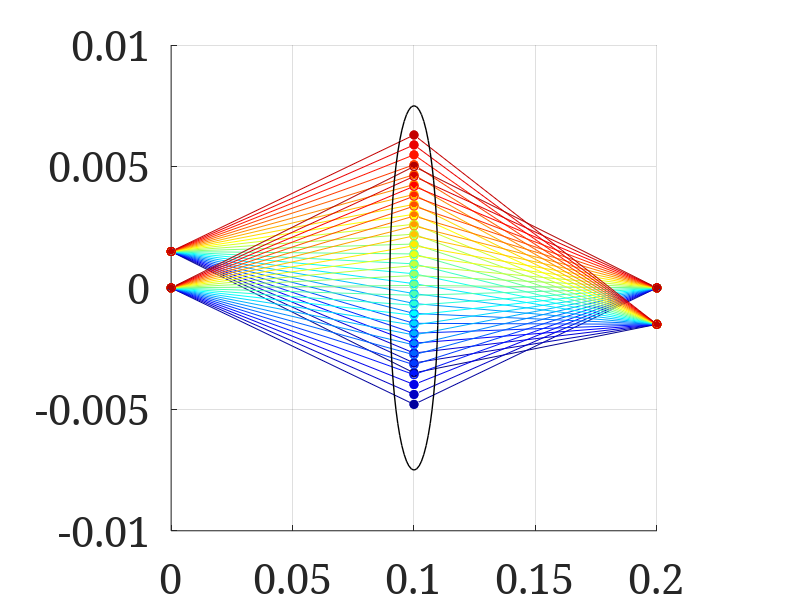

The MATLAB script that drew this image: (Note: this script raises an error after producing the figure.)
addpath(addpath(genpath('C:\Users\Lars Loetgering\Dropbox\Codes\fracPty')))
% simpleRayTrace

% configuration
set(0, 'DefaultAxesFontSize', 30);
set(0, 'DefaultFigureColor', 'w');
set(0,'defaultAxesFontName', 'serif')

% main program

% free space
z = 10e-2;          % propagation distance
F = [1 z;...        % propagation matrix
     0 1];      
numRays = 50;       % number of rays
maxAngle = 5e-2;    % maximum (paraxial) angle
V = [0*ones(1,numRays); linspace(-maxAngle,maxAngle,numRays)]; % ray bundle at x = 0
V(1,1:2:numRays) = 1.5e-3 * ones(1, numRays/2);     % set half of the positions to x ~= 0

% propagation step: map V to Vp ("Vprime")
Vp = F * V;         % free space propagation (from source to lens)

% plot locations
figure(1), clf      % clf clears previous figure if present
hold on             % hold on allows to draw multiple points
cmap = jet(numRays);% get colormap to draw rays in different colors
for k  = 1:numRays
    plot([0 z], [V(1,k), Vp(1,k)], 'o-','color',cmap(k,:),'MarkerFaceColor',cmap(k,:))
end
hold off

% lens + free-space
f = z/2;            % focal length of lens
L = [1 0; -1/f 1];  % lens matrix
Vpp = F*(L*Vp);     % lens transormation + propagation step 

figure(1)
hold on
for k  = 1:numRays
    plot([z, 2*z], [Vp(1,k), Vpp(1,k)], 'o-','color',cmap(k,:),'MarkerFaceColor',cmap(k,:))
end
% draw ellipse to indicate lens position (not mandatory)
dz = 2e-2;
dx = 1.5e-2;
pos = [z-dz/2 0-dx/2 dz dx]; 
h = rectangle('Position',pos,'Curvature',[1 1],'LineWidth',1);
axis square
grid on
h = gca;
h.LineWidth = 3;
xlabel('z / m'), ylabel('x / m')
hold off

